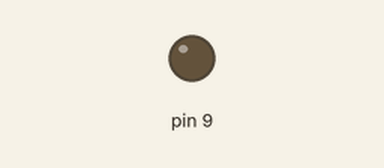
A sketch run on a simulated Arduino Uno, built with avr-gcc and run on an emulated ATmega328P. On the bench: output pins drawn as LEDs (lit = HIGH).

Above: at 0.05 s.
At 3.85 s:
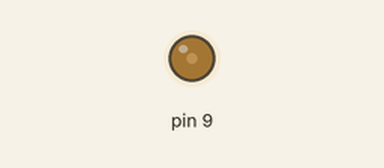
At 7.75 s:
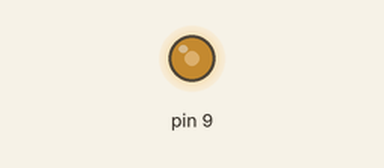
At 15.55 s:
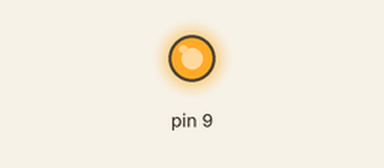
Timing chart, 0 to 20.3 s (numbered marks = the images above):
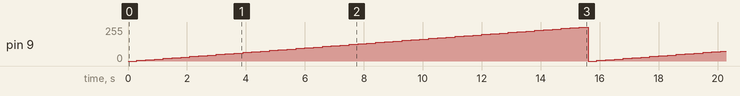

Measured:
- by itself, pin 9: ramps from 0/255 to 255/255 and jumps back, once every 15.6 s

The sketch:

analogWriteX52.ino
```cpp
void setup() {
  pinMode (9,OUTPUT);
}

void loop() {
  analogWrite(9,0);
  delay(300);
  analogWrite(9,5);
  delay(300);
  analogWrite(9,10);
  delay(300);
  analogWrite(9,15);
  delay(300);
  analogWrite(9,20);
  delay(300);
  analogWrite(9,25);
  delay(300);
  analogWrite(9,30);
  delay(300);
  analogWrite(9,35);
  delay(300);
  analogWrite(9,40);
  delay(300);
  analogWrite(9,45);
  delay(300);
  analogWrite(9,50);
  delay(300);
  analogWrite(9,55);
  delay(300);
  analogWrite(9,60);
  delay(300);
  analogWrite(9,65);
  delay(300);
  analogWrite(9,70);
  delay(300);
  analogWrite(9,75);
  delay(300);
  analogWrite(9,80);
  delay(300);
  analogWrite(9,85);
  delay(300);
  analogWrite(9,90);
  delay(300);
  analogWrite(9,95);
  delay(300);
  analogWrite(9,100);
  delay(300);
  analogWrite(9,105);
  delay(300);
  analogWrite(9,110);
  delay(300);
  analogWrite(9,115);
  delay(300);
  analogWrite(9,120);
  delay(300);
  analogWrite(9,125);
  delay(300);
  analogWrite(9,130);
  delay(300);
  analogWrite(9,135);
  delay(300);
  analogWrite(9,140);
  delay(300);
  analogWrite(9,145);
  delay(300);
  analogWrite(9,150);
  delay(300);
  analogWrite(9,155);
  delay(300);
  analogWrite(9,160);
  delay(300);
  analogWrite(9,165);
  delay(300);
  analogWrite(9,170);
  delay(300);
  analogWrite(9,175);
  delay(300);
  analogWrite(9,180);
  delay(300);
  analogWrite(9,185);
  delay(300);
  analogWrite(9,190);
  delay(300);
  analogWrite(9,195);
  delay(300);
  analogWrite(9,200);
  delay(300);
  analogWrite(9,205);
  delay(300);
  analogWrite(9,210);
  delay(300);
  analogWrite(9,215);
  delay(300);
  analogWrite(9,220);
  delay(300);
  analogWrite(9,225);
  delay(300);
  analogWrite(9,230);
  delay(300);
  analogWrite(9,235);
  delay(300);
  analogWrite(9,240);
  delay(300);
  analogWrite(9,245);
  delay(300);
  analogWrite(9,250);
  delay(300);
  analogWrite(9,255);
  delay(300);

}
```
